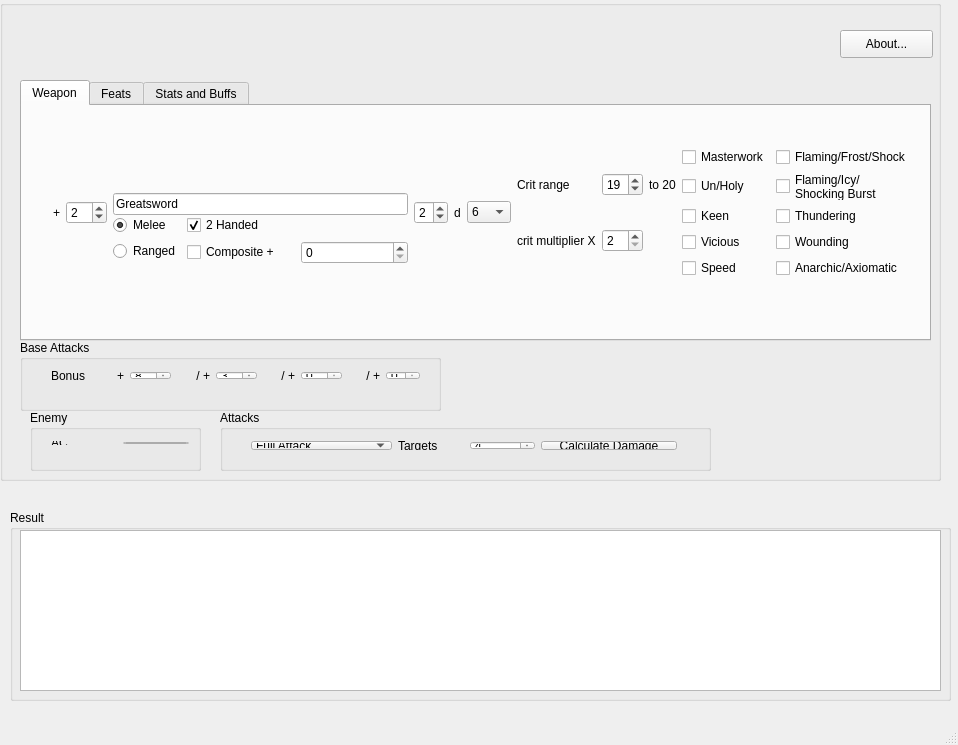
<?xml version="1.0" encoding="UTF-8"?>
<ui version="4.0">
 <class>MainWindow</class>
 <widget class="QMainWindow" name="MainWindow">
  <property name="geometry">
   <rect>
    <x>0</x>
    <y>0</y>
    <width>958</width>
    <height>745</height>
   </rect>
  </property>
  <property name="windowTitle">
   <string>MainWindow</string>
  </property>
  <widget class="QWidget" name="centralWidget">
   <widget class="QGroupBox" name="groupBox">
    <property name="geometry">
     <rect>
      <x>0</x>
      <y>0</y>
      <width>941</width>
      <height>481</height>
     </rect>
    </property>
    <property name="title">
     <string/>
    </property>
    <widget class="QLabel" name="warnings">
     <property name="geometry">
      <rect>
       <x>20</x>
       <y>20</y>
       <width>811</width>
       <height>51</height>
      </rect>
     </property>
     <property name="text">
      <string/>
     </property>
     <property name="wordWrap">
      <bool>true</bool>
     </property>
    </widget>
    <widget class="QGroupBox" name="base_attacks_box">
     <property name="geometry">
      <rect>
       <x>20</x>
       <y>340</y>
       <width>421</width>
       <height>71</height>
      </rect>
     </property>
     <property name="title">
      <string>Base Attacks</string>
     </property>
     <widget class="QWidget" name="horizontalLayoutWidget_4">
      <property name="geometry">
       <rect>
        <x>20</x>
        <y>20</y>
        <width>391</width>
        <height>31</height>
       </rect>
      </property>
      <layout class="QHBoxLayout" name="attacks">
       <item>
        <widget class="QLabel" name="label_5">
         <property name="text">
          <string>Bonus</string>
         </property>
        </widget>
       </item>
       <item>
        <widget class="QLabel" name="label_6">
         <property name="text">
          <string>+</string>
         </property>
         <property name="alignment">
          <set>Qt::AlignRight|Qt::AlignTrailing|Qt::AlignVCenter</set>
         </property>
        </widget>
       </item>
       <item>
        <widget class="QSpinBox" name="attack_1_bonus">
         <property name="minimum">
          <number>0</number>
         </property>
         <property name="maximum">
          <number>20</number>
         </property>
         <property name="value">
          <number>8</number>
         </property>
        </widget>
       </item>
       <item>
        <widget class="QLabel" name="label_7">
         <property name="text">
          <string>/ +</string>
         </property>
         <property name="alignment">
          <set>Qt::AlignRight|Qt::AlignTrailing|Qt::AlignVCenter</set>
         </property>
        </widget>
       </item>
       <item>
        <widget class="QSpinBox" name="attack_2_bonus">
         <property name="maximum">
          <number>15</number>
         </property>
         <property name="value">
          <number>3</number>
         </property>
        </widget>
       </item>
       <item>
        <widget class="QLabel" name="label_8">
         <property name="text">
          <string>/ +</string>
         </property>
         <property name="alignment">
          <set>Qt::AlignRight|Qt::AlignTrailing|Qt::AlignVCenter</set>
         </property>
        </widget>
       </item>
       <item>
        <widget class="QSpinBox" name="attack_3_bonus">
         <property name="maximum">
          <number>10</number>
         </property>
        </widget>
       </item>
       <item>
        <widget class="QLabel" name="label_9">
         <property name="text">
          <string>/ +</string>
         </property>
         <property name="alignment">
          <set>Qt::AlignRight|Qt::AlignTrailing|Qt::AlignVCenter</set>
         </property>
        </widget>
       </item>
       <item>
        <widget class="QSpinBox" name="attack_4_bonus">
         <property name="maximum">
          <number>5</number>
         </property>
        </widget>
       </item>
      </layout>
     </widget>
    </widget>
    <widget class="QGroupBox" name="enemy_box">
     <property name="geometry">
      <rect>
       <x>30</x>
       <y>410</y>
       <width>171</width>
       <height>61</height>
      </rect>
     </property>
     <property name="title">
      <string>Enemy</string>
     </property>
     <widget class="QWidget" name="horizontalLayoutWidget_7">
      <property name="geometry">
       <rect>
        <x>10</x>
        <y>20</y>
        <width>160</width>
        <height>26</height>
       </rect>
      </property>
      <layout class="QHBoxLayout" name="enemy_stats">
       <item>
        <widget class="QLabel" name="label_16">
         <property name="text">
          <string>AC</string>
         </property>
        </widget>
       </item>
       <item>
        <widget class="QSpinBox" name="enemy_ac">
         <property name="value">
          <number>21</number>
         </property>
        </widget>
       </item>
      </layout>
     </widget>
    </widget>
    <widget class="QGroupBox" name="attacks_box">
     <property name="geometry">
      <rect>
       <x>220</x>
       <y>410</y>
       <width>491</width>
       <height>61</height>
      </rect>
     </property>
     <property name="title">
      <string>Attacks</string>
     </property>
     <widget class="QWidget" name="horizontalLayoutWidget_3">
      <property name="geometry">
       <rect>
        <x>20</x>
        <y>20</y>
        <width>448</width>
        <height>31</height>
       </rect>
      </property>
      <layout class="QHBoxLayout" name="attack_list">
       <item>
        <widget class="QComboBox" name="attack_type">
         <property name="currentIndex">
          <number>1</number>
         </property>
         <item>
          <property name="text">
           <string>Basic Attack</string>
          </property>
         </item>
         <item>
          <property name="text">
           <string>Full Attack</string>
          </property>
         </item>
         <item>
          <property name="text">
           <string>Power Attack</string>
          </property>
         </item>
         <item>
          <property name="text">
           <string>Cleave</string>
          </property>
         </item>
         <item>
          <property name="text">
           <string>Great Cleave</string>
          </property>
         </item>
         <item>
          <property name="text">
           <string>Vital Strike</string>
          </property>
         </item>
         <item>
          <property name="text">
           <string>Improved Vital Strike</string>
          </property>
         </item>
         <item>
          <property name="text">
           <string>Greater Vital Strike</string>
          </property>
         </item>
         <item>
          <property name="text">
           <string>Deadly Stroke</string>
          </property>
         </item>
        </widget>
       </item>
       <item>
        <layout class="QHBoxLayout" name="horizontalLayout_3">
         <item>
          <widget class="QLabel" name="attack_great_cleave_targets_label">
           <property name="text">
            <string>Targets</string>
           </property>
          </widget>
         </item>
         <item>
          <widget class="QSpinBox" name="attack_great_cleave_targets">
           <property name="minimum">
            <number>2</number>
           </property>
           <property name="maximum">
            <number>8</number>
           </property>
           <property name="value">
            <number>4</number>
           </property>
          </widget>
         </item>
        </layout>
       </item>
       <item>
        <widget class="QPushButton" name="pushButton_calculate">
         <property name="text">
          <string>Calculate Damage</string>
         </property>
        </widget>
       </item>
      </layout>
     </widget>
    </widget>
    <widget class="QTabWidget" name="weapon_feats_stats_tabs">
     <property name="geometry">
      <rect>
       <x>20</x>
       <y>80</y>
       <width>911</width>
       <height>261</height>
      </rect>
     </property>
     <property name="currentIndex">
      <number>0</number>
     </property>
     <property name="movable">
      <bool>true</bool>
     </property>
     <widget class="QWidget" name="weapon_tab">
      <attribute name="title">
       <string>Weapon</string>
      </attribute>
      <widget class="QWidget" name="horizontalLayoutWidget">
       <property name="geometry">
        <rect>
         <x>20</x>
         <y>30</y>
         <width>881</width>
         <height>153</height>
        </rect>
       </property>
       <layout class="QHBoxLayout" name="weapon">
        <item>
         <widget class="QLabel" name="label_3">
          <property name="text">
           <string>+</string>
          </property>
         </widget>
        </item>
        <item>
         <widget class="QSpinBox" name="weapon_bonus">
          <property name="wrapping">
           <bool>true</bool>
          </property>
          <property name="maximum">
           <number>10</number>
          </property>
          <property name="value">
           <number>2</number>
          </property>
         </widget>
        </item>
        <item>
         <layout class="QVBoxLayout">
          <property name="spacing">
           <number>0</number>
          </property>
          <property name="topMargin">
           <number>46</number>
          </property>
          <item>
           <widget class="QLineEdit" name="weapon_name">
            <property name="text">
             <string>Greatsword</string>
            </property>
           </widget>
          </item>
          <item>
           <layout class="QFormLayout" name="formLayout">
            <item row="0" column="0">
             <widget class="QRadioButton" name="weapon_melee">
              <property name="text">
               <string>Melee</string>
              </property>
              <property name="checked">
               <bool>true</bool>
              </property>
             </widget>
            </item>
            <item row="0" column="1">
             <widget class="QCheckBox" name="weapon_melee_twohanded">
              <property name="text">
               <string>2 Handed</string>
              </property>
              <property name="checked">
               <bool>true</bool>
              </property>
             </widget>
            </item>
            <item row="1" column="0">
             <widget class="QRadioButton" name="weapon_ranged">
              <property name="text">
               <string>Ranged</string>
              </property>
             </widget>
            </item>
            <item row="1" column="1">
             <layout class="QHBoxLayout" name="horizontalLayout_2">
              <item>
               <widget class="QCheckBox" name="weapon_ranged_composite">
                <property name="text">
                 <string>Composite +</string>
                </property>
               </widget>
              </item>
              <item>
               <widget class="QSpinBox" name="weapon_ranged_composite_bonus">
                <property name="maximum">
                 <number>10</number>
                </property>
               </widget>
              </item>
             </layout>
            </item>
           </layout>
          </item>
         </layout>
        </item>
        <item>
         <widget class="QSpinBox" name="weapon_die_count">
          <property name="minimum">
           <number>1</number>
          </property>
          <property name="maximum">
           <number>4</number>
          </property>
          <property name="value">
           <number>2</number>
          </property>
         </widget>
        </item>
        <item>
         <widget class="QLabel" name="label_4">
          <property name="text">
           <string>d</string>
          </property>
         </widget>
        </item>
        <item>
         <widget class="QComboBox" name="weapon_die_value">
          <property name="currentIndex">
           <number>2</number>
          </property>
          <item>
           <property name="text">
            <string>3</string>
           </property>
          </item>
          <item>
           <property name="text">
            <string>4</string>
           </property>
          </item>
          <item>
           <property name="text">
            <string>6</string>
           </property>
          </item>
          <item>
           <property name="text">
            <string>8</string>
           </property>
          </item>
          <item>
           <property name="text">
            <string>10</string>
           </property>
          </item>
          <item>
           <property name="text">
            <string>12</string>
           </property>
          </item>
         </widget>
        </item>
        <item>
         <layout class="QGridLayout" name="crit_box" rowstretch="0,0" columnstretch="0,0,0,0">
          <property name="verticalSpacing">
           <number>7</number>
          </property>
          <item row="0" column="1">
           <widget class="QLabel" name="label_11">
            <property name="text">
             <string>Crit range</string>
            </property>
           </widget>
          </item>
          <item row="0" column="2">
           <widget class="QSpinBox" name="crit_range_min">
            <property name="wrapping">
             <bool>true</bool>
            </property>
            <property name="minimum">
             <number>1</number>
            </property>
            <property name="maximum">
             <number>20</number>
            </property>
            <property name="value">
             <number>19</number>
            </property>
           </widget>
          </item>
          <item row="0" column="3">
           <widget class="QLabel" name="label_13">
            <property name="text">
             <string>to 20</string>
            </property>
           </widget>
          </item>
          <item row="1" column="1">
           <widget class="QLabel" name="label_12">
            <property name="text">
             <string>crit multiplier X</string>
            </property>
           </widget>
          </item>
          <item row="1" column="2">
           <widget class="QSpinBox" name="crit_multiplier">
            <property name="minimum">
             <number>2</number>
            </property>
            <property name="maximum">
             <number>5</number>
            </property>
            <property name="value">
             <number>2</number>
            </property>
           </widget>
          </item>
         </layout>
        </item>
        <item>
         <layout class="QGridLayout" name="weapon_melee_modifiers">
          <property name="leftMargin">
           <number>0</number>
          </property>
          <item row="2" column="0">
           <widget class="QCheckBox" name="weapon_keen">
            <property name="text">
             <string>Keen</string>
            </property>
           </widget>
          </item>
          <item row="1" column="0">
           <widget class="QCheckBox" name="weapon_holy">
            <property name="text">
             <string>Un/Holy</string>
            </property>
           </widget>
          </item>
          <item row="0" column="0">
           <widget class="QCheckBox" name="weapon_masterwork">
            <property name="enabled">
             <bool>true</bool>
            </property>
            <property name="text">
             <string>Masterwork</string>
            </property>
            <property name="checked">
             <bool>false</bool>
            </property>
           </widget>
          </item>
          <item row="0" column="2">
           <widget class="QCheckBox" name="weapon_flaming">
            <property name="text">
             <string>Flaming/Frost/Shock</string>
            </property>
           </widget>
          </item>
          <item row="2" column="2">
           <widget class="QCheckBox" name="weapon_thundering">
            <property name="text">
             <string>Thundering</string>
            </property>
           </widget>
          </item>
          <item row="3" column="2">
           <widget class="QCheckBox" name="weapon_wounding">
            <property name="text">
             <string>Wounding</string>
            </property>
           </widget>
          </item>
          <item row="3" column="0">
           <widget class="QCheckBox" name="weapon_vicious">
            <property name="text">
             <string>Vicious</string>
            </property>
           </widget>
          </item>
          <item row="4" column="0">
           <widget class="QCheckBox" name="weapon_speed">
            <property name="text">
             <string>Speed</string>
            </property>
           </widget>
          </item>
          <item row="1" column="2">
           <widget class="QCheckBox" name="weapon_flamingburst">
            <property name="text">
             <string>Flaming/Icy/
Shocking Burst</string>
            </property>
           </widget>
          </item>
          <item row="4" column="2">
           <widget class="QCheckBox" name="weapon_anarchic">
            <property name="text">
             <string>Anarchic/Axiomatic</string>
            </property>
           </widget>
          </item>
         </layout>
        </item>
       </layout>
      </widget>
     </widget>
     <widget class="QWidget" name="feats_tab">
      <attribute name="title">
       <string>Feats</string>
      </attribute>
      <widget class="QWidget" name="gridLayoutWidget">
       <property name="geometry">
        <rect>
         <x>20</x>
         <y>30</y>
         <width>762</width>
         <height>151</height>
        </rect>
       </property>
       <layout class="QGridLayout" name="gridLayout">
        <item row="1" column="3">
         <widget class="QCheckBox" name="feat_greaterweaponspecialization">
          <property name="text">
           <string>Greater Weapon Specialization</string>
          </property>
         </widget>
        </item>
        <item row="0" column="2">
         <widget class="QCheckBox" name="feat_weaponfocus">
          <property name="text">
           <string>Weapon Focus</string>
          </property>
          <property name="checked">
           <bool>true</bool>
          </property>
         </widget>
        </item>
        <item row="0" column="3">
         <widget class="QCheckBox" name="feat_weaponspecialization">
          <property name="text">
           <string>Weapon Specialization</string>
          </property>
          <property name="checked">
           <bool>true</bool>
          </property>
         </widget>
        </item>
        <item row="0" column="1">
         <widget class="QCheckBox" name="feat_improvedcritical">
          <property name="text">
           <string>Improved Critical</string>
          </property>
         </widget>
        </item>
        <item row="1" column="2">
         <widget class="QCheckBox" name="feat_greaterweaponfocus">
          <property name="text">
           <string>Greater Weapon Focus</string>
          </property>
         </widget>
        </item>
        <item row="0" column="0">
         <layout class="QHBoxLayout" name="horizontalLayout_5">
          <item>
           <widget class="QCheckBox" name="feat_arcanestrike">
            <property name="text">
             <string>Arcane Strike (+</string>
            </property>
           </widget>
          </item>
          <item>
           <widget class="QSpinBox" name="feat_arcanestrike_bonus">
            <property name="minimum">
             <number>0</number>
            </property>
            <property name="maximum">
             <number>5</number>
            </property>
           </widget>
          </item>
          <item>
           <widget class="QLabel" name="label_10">
            <property name="text">
             <string>)</string>
            </property>
           </widget>
          </item>
         </layout>
        </item>
        <item row="1" column="1">
         <widget class="QCheckBox" name="feat_criticalfocus">
          <property name="text">
           <string>Critical Focus</string>
          </property>
         </widget>
        </item>
        <item row="1" column="0">
         <layout class="QHBoxLayout" name="horizontalLayout_8">
          <item>
           <widget class="QCheckBox" name="feat_weapontraining">
            <property name="text">
             <string>Weapon Training (+</string>
            </property>
            <property name="checked">
             <bool>true</bool>
            </property>
           </widget>
          </item>
          <item>
           <widget class="QSpinBox" name="feat_weapontraining_bonus">
            <property name="minimum">
             <number>0</number>
            </property>
            <property name="maximum">
             <number>4</number>
            </property>
            <property name="value">
             <number>1</number>
            </property>
           </widget>
          </item>
          <item>
           <widget class="QLabel" name="label_17">
            <property name="text">
             <string>)</string>
            </property>
           </widget>
          </item>
         </layout>
        </item>
        <item row="2" column="0">
         <widget class="QCheckBox" name="feat_weaponfinesse">
          <property name="enabled">
           <bool>true</bool>
          </property>
          <property name="text">
           <string>Weapon Finesse</string>
          </property>
          <property name="checkable">
           <bool>true</bool>
          </property>
         </widget>
        </item>
        <item row="3" column="0">
         <layout class="QHBoxLayout" name="horizontalLayout">
          <item>
           <widget class="QCheckBox" name="feat_sneakattack">
            <property name="text">
             <string>Sneak Attack (+</string>
            </property>
           </widget>
          </item>
          <item>
           <widget class="QSpinBox" name="feat_sneak_attack_bonus">
            <property name="minimum">
             <number>1</number>
            </property>
            <property name="maximum">
             <number>10</number>
            </property>
            <property name="value">
             <number>1</number>
            </property>
           </widget>
          </item>
          <item>
           <widget class="QLabel" name="label_25">
            <property name="text">
             <string>d6)</string>
            </property>
           </widget>
          </item>
         </layout>
        </item>
        <item row="3" column="1">
         <widget class="QCheckBox" name="feat_bleedingattack">
          <property name="text">
           <string>Bleeding Attack</string>
          </property>
         </widget>
        </item>
       </layout>
      </widget>
     </widget>
     <widget class="QWidget" name="stats_tab">
      <attribute name="title">
       <string>Stats and Buffs</string>
      </attribute>
      <widget class="QWidget" name="horizontalLayoutWidget_6">
       <property name="geometry">
        <rect>
         <x>60</x>
         <y>180</y>
         <width>747</width>
         <height>41</height>
        </rect>
       </property>
       <layout class="QHBoxLayout" name="other_bonuses">
        <item>
         <widget class="QLabel" name="label_14">
          <property name="text">
           <string>Attack modifier (to hit)</string>
          </property>
         </widget>
        </item>
        <item>
         <widget class="QSpinBox" name="misc_bonus_attack">
          <property name="minimum">
           <number>-99</number>
          </property>
         </widget>
        </item>
        <item>
         <widget class="QLabel" name="label_15">
          <property name="text">
           <string>Damage modifier (multiplied on crit)</string>
          </property>
         </widget>
        </item>
        <item>
         <widget class="QSpinBox" name="misc_bonus_damage_crit">
          <property name="minimum">
           <number>-99</number>
          </property>
         </widget>
        </item>
        <item>
         <widget class="QLabel" name="label_24">
          <property name="text">
           <string>Damage modifier (NOT multiplied on crit)</string>
          </property>
         </widget>
        </item>
        <item>
         <widget class="QSpinBox" name="misc_bonus_damage_noncrit"/>
        </item>
       </layout>
      </widget>
      <widget class="QLabel" name="label_23">
       <property name="geometry">
        <rect>
         <x>20</x>
         <y>140</y>
         <width>721</width>
         <height>31</height>
        </rect>
       </property>
       <property name="text">
        <string>Since most buffs give a bonus to hit or a bonus to damage for ALL attacks, only buffs with special conditions are listed here.
Use the below modifiers to calculate additional buff bonuses</string>
       </property>
      </widget>
      <widget class="QGroupBox" name="groupBox_3">
       <property name="geometry">
        <rect>
         <x>20</x>
         <y>10</y>
         <width>231</width>
         <height>121</height>
        </rect>
       </property>
       <property name="title">
        <string>Stats</string>
       </property>
       <widget class="QWidget" name="gridLayoutWidget_2">
        <property name="geometry">
         <rect>
          <x>20</x>
          <y>20</y>
          <width>193</width>
          <height>88</height>
         </rect>
        </property>
        <layout class="QGridLayout" name="gridLayout_4">
         <item row="0" column="0">
          <widget class="QLabel" name="label">
           <property name="text">
            <string>Strength mod</string>
           </property>
          </widget>
         </item>
         <item row="0" column="1">
          <widget class="QLabel" name="label_18">
           <property name="text">
            <string>+</string>
           </property>
           <property name="alignment">
            <set>Qt::AlignRight|Qt::AlignTrailing|Qt::AlignVCenter</set>
           </property>
          </widget>
         </item>
         <item row="0" column="2">
          <widget class="QSpinBox" name="stat_str_mod">
           <property name="value">
            <number>4</number>
           </property>
          </widget>
         </item>
         <item row="1" column="0">
          <widget class="QLabel" name="label_2">
           <property name="text">
            <string>Dexterity mod</string>
           </property>
          </widget>
         </item>
         <item row="1" column="1">
          <widget class="QLabel" name="label_19">
           <property name="text">
            <string>+</string>
           </property>
           <property name="alignment">
            <set>Qt::AlignRight|Qt::AlignTrailing|Qt::AlignVCenter</set>
           </property>
          </widget>
         </item>
         <item row="1" column="2">
          <widget class="QSpinBox" name="stat_dex_mod">
           <property name="enabled">
            <bool>true</bool>
           </property>
          </widget>
         </item>
         <item row="2" column="0">
          <widget class="QLabel" name="label_21">
           <property name="text">
            <string>Charisma mod</string>
           </property>
          </widget>
         </item>
         <item row="2" column="1">
          <widget class="QLabel" name="label_22">
           <property name="text">
            <string>+</string>
           </property>
           <property name="alignment">
            <set>Qt::AlignRight|Qt::AlignTrailing|Qt::AlignVCenter</set>
           </property>
          </widget>
         </item>
         <item row="2" column="2">
          <widget class="QSpinBox" name="stat_cha_mod">
           <property name="enabled">
            <bool>false</bool>
           </property>
          </widget>
         </item>
        </layout>
       </widget>
      </widget>
      <widget class="QGroupBox" name="groupBox_4">
       <property name="geometry">
        <rect>
         <x>300</x>
         <y>20</y>
         <width>301</width>
         <height>111</height>
        </rect>
       </property>
       <property name="title">
        <string>Unique Buffs</string>
       </property>
       <widget class="QWidget" name="gridLayoutWidget_3">
        <property name="geometry">
         <rect>
          <x>10</x>
          <y>20</y>
          <width>281</width>
          <height>80</height>
         </rect>
        </property>
        <layout class="QGridLayout" name="gridLayout_2">
         <item row="1" column="0">
          <widget class="QCheckBox" name="buff_guidance">
           <property name="text">
            <string>Guidance</string>
           </property>
          </widget>
         </item>
         <item row="0" column="0">
          <widget class="QCheckBox" name="buff_haste">
           <property name="text">
            <string>Haste</string>
           </property>
          </widget>
         </item>
        </layout>
       </widget>
      </widget>
     </widget>
    </widget>
    <widget class="QPushButton" name="about">
     <property name="geometry">
      <rect>
       <x>840</x>
       <y>30</y>
       <width>93</width>
       <height>28</height>
      </rect>
     </property>
     <property name="text">
      <string>About...</string>
     </property>
    </widget>
   </widget>
   <widget class="QGroupBox" name="groupBox_2">
    <property name="geometry">
     <rect>
      <x>10</x>
      <y>510</y>
      <width>941</width>
      <height>191</height>
     </rect>
    </property>
    <property name="title">
     <string>Result</string>
    </property>
    <widget class="QPlainTextEdit" name="result_text">
     <property name="geometry">
      <rect>
       <x>10</x>
       <y>20</y>
       <width>921</width>
       <height>161</height>
      </rect>
     </property>
    </widget>
   </widget>
  </widget>
  <widget class="QStatusBar" name="statusBar"/>
  <widget class="QMenuBar" name="menuBar">
   <property name="geometry">
    <rect>
     <x>0</x>
     <y>0</y>
     <width>958</width>
     <height>26</height>
    </rect>
   </property>
  </widget>
 </widget>
 <layoutdefault spacing="6" margin="11"/>
 <resources/>
 <connections/>
</ui>
